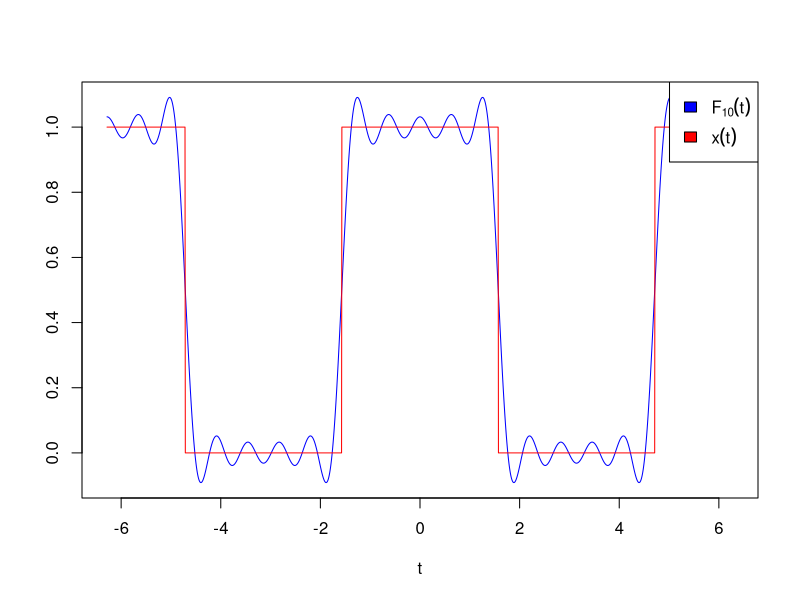
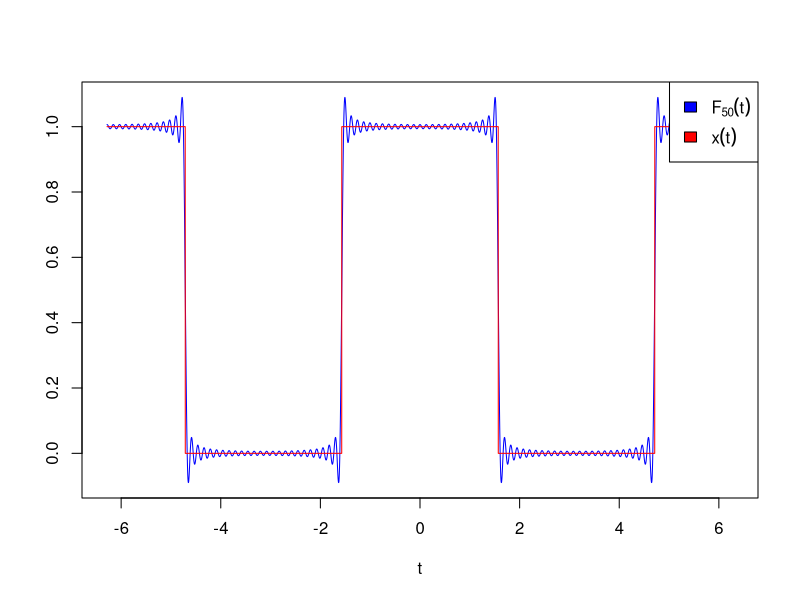
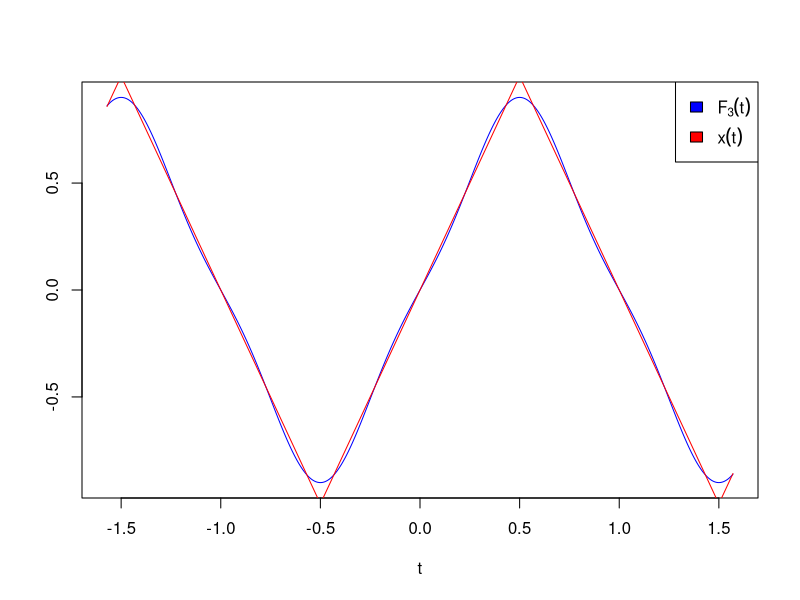
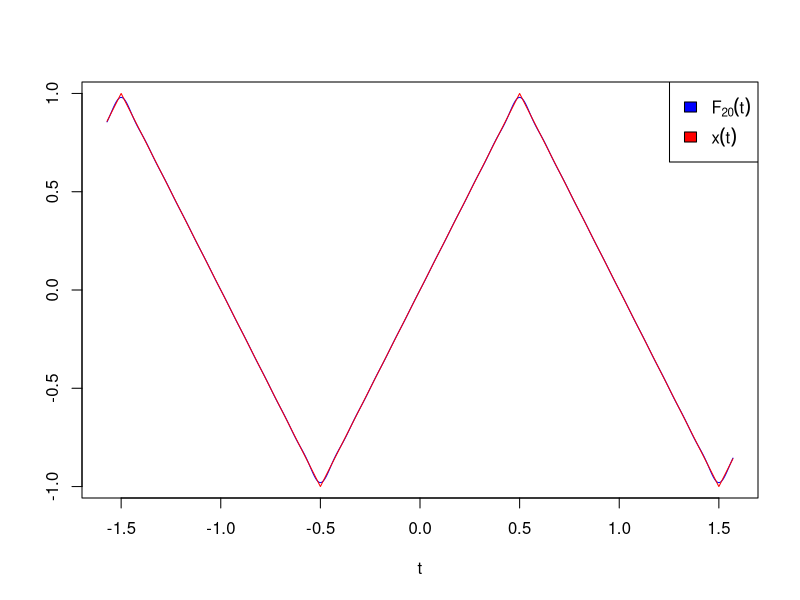

R code for these plots, in order:
library(matlab) # So we have linspace()

#----------------------------------------------------------------------
# FSApprox Constructor
#----------------------------------------------------------------------
makeFSApprox <- function(T0, an, bn, trueFn){
   fsApprox <- list(
      T0 = T0,
      an = an,
      bn = bn,
      trueFn = trueFn
   );
   class(fsApprox) <- c("FSApprox");
   return(fsApprox);
}

#----------------------------------------------------------------------
# Create some instances of the FSApprox class
#----------------------------------------------------------------------
triangleWave = makeFSApprox(
   2,
   function(n){
      return(0);
   },
   function(n){
      if(n == 0){
         return(0);
      }
      return((8/((n^2)*(pi^2)))*sin(n*pi/2));
   },
   function(t){
      t <- t + 0.5;
      t <- t %% 2;
      if( ( floor(t) %% 2 ) == 0 ){
         return( 2*t - 1 );
       }
      return( -2*(t-1) + 1 );
   }
);

squareWave = makeFSApprox(
   2*pi,
   function(n){
      if(n == 0){
         return(1/2);
      }
      return((2/(n*pi))*sin((n*pi)/2));
   },
   function(n){
      return(0);
   },
   function(t){
      t0 <- abs(t) %% (2*pi);
      if( (t0 < pi/2) || (t0 > 3*pi/2) ){
         return(1);
      }
      else{
         return(0);
      }
   }
);

#----------------------------------------------------------------------
# Virutal function declarations for FSApprox class
#----------------------------------------------------------------------
Fn <- function(obj, ...){
   UseMethod("Fn");
}

getPlotParams <- function(obj, ...){
   UseMethod("getPlotParams");
}

#----------------------------------------------------------------------
# FSApprox methods
#
# FSApprox is a class for representing Fourier Series Approximations
# of functions
#----------------------------------------------------------------------

print.FSApprox <- function(fsa){
   cat("T0: ", fsa$T0, "\n\n");
   cat("an:", "\n"); 
   print(fsa$an);
   cat("\nbn:", "\n");
   print(fsa$bn);
   cat("\ntrueFn:", "\n");
   print(fsa$trueFn);
}

plot.FSApprox <- function(fsa,t0,t1,n){
   t <- getSamplePoints(t0,t1,n/fsa$T0) ;
   plot( t, Fn(fsa,n)(t), 
         type='l', col="blue", 
         xlab=getPlotParams(fsa)$xlab, 
         ylab=getPlotParams(fsa)$ylab);
   lines( t, 
         sapply( t, fsa$trueFn),
         type='l', col="red");
   legend(  "topright", 
            legend=sapply(
               c(bquote(F[.(n)](t)), bquote(x(t))),
               as.expression
            ), 
            fill=c("blue", "red"),
            y.intersp=1.5,
            bg="white");
}

getPlotParams.FSApprox <- function(fsa){
   return(list(
      xlab=expression(t),
      ylab=""
   ));
}

Fn.FSApprox <- function(fsa,N){
   return(
      function(t){
         return(
            summation(
               function(n) {
                  return(
                     (fsa$an(n) * sin( (2 * pi * n/fsa$T0 * t) + (90 * pi / 180))) +
                     (fsa$bn(n) * sin(  2 * pi * n/fsa$T0 * t  )) 
                  );
               }, 
               0,N
            )
         );
      }
  );
}

#-------------------
#
# Helper functions
#
#-------------------

#---------------------------------------------------------------------------------------
# getSamplePoints
#
# For a given starting point (x0), a given end point (x1), and a given frequency, return 
# a vector starting at x0 and ending at x1 that has enough sample points to plot a 
# signal with the given frequency
#---------------------------------------------------------------------------------------
getSamplePoints <- function(t0, t1, frequency){
   #Nyquist says to use this many samples...
   n <- (2*frequency) * (t1 - t0);
   #But, Nyquist was reconstructing analog signals, not connecting dots with straight lines.
   n <- 50*n;
   return(linspace(t0,t1,n));
}

#---------------------------------------------------------------------------------------
# summation 
#
# Returns: f(n) + f(n+1) + ... + f(N-1) + f(N)
#---------------------------------------------------------------------------------------
summation <- function(f, n, N){
   sum <- 0;
   for(i in n:N){
      sum <- sum + f(i);
   }
   return(sum);
}

pdf("squareWave10.pdf")
plot(squareWave,-2*pi,2*pi,10);

pdf("squareWave50.pdf")
plot(squareWave,-2*pi,2*pi,50);

pdf("triangleWave3.pdf")
plot(triangleWave, -pi/2, pi/2, 3);

pdf("triangleWave20.pdf")
plot(triangleWave, -pi/2, pi/2, 20);

#source('lt.R')
